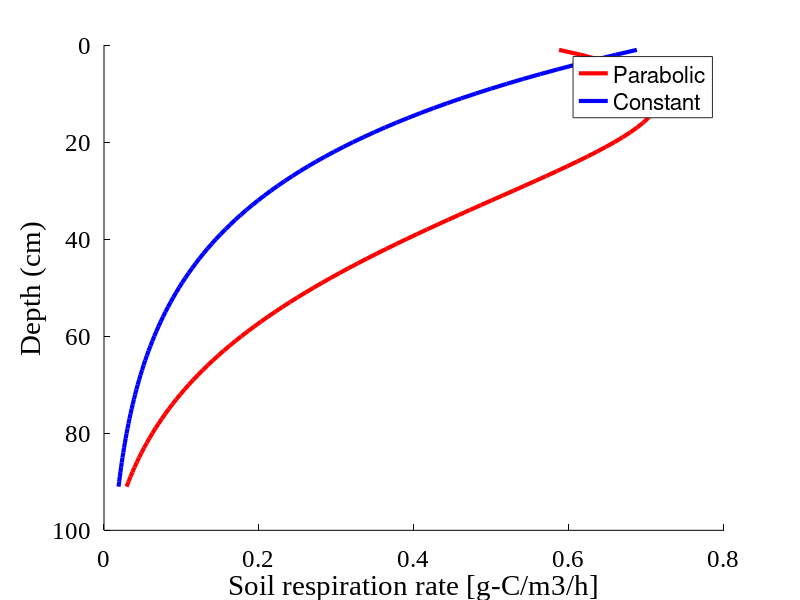

Here is the MATLAB script that generated this plot:
%% Plotting exponential decrease vs parabolic
clear;

%% Set up the parabolic
moisture = 0.1:0.01:1;
peakValue = 2;
peakPosition = 0.6;
intercept = 0;
coeff_a = -(peakValue-intercept)/peakPosition^2; % the coefficient in polynomial a*Se^2 + b*Se + c= respiration rate
coeff_b = -2*peakPosition*coeff_a; % the coefficient in polynomial a*Se^2 + b*Se + c= respiration rate
R_para = zeros(1,length(moisture));
R_total_para = zeros(1,length(moisture));
R_total_exp = zeros(1,length(moisture));
for i=1:length(moisture)
    R_para(i) = (coeff_a*moisture(i)^2 + coeff_b*moisture(i) + intercept);
    R_total_para(i) = R_para(i)*exp(-i/25);
end
for i=1:length(moisture)
    R_total_exp(i) = max(R_total_para)*exp(-i/25);
end

%% Plotting
plot(R_total_para,1:length(moisture),'r','LineWidth',3); hold on;
plot(R_total_exp,1:length(moisture),'b','LineWidth',3);
set(gca,'ydir','reverse');
set(gca,'fontsize',18);
set(gca, 'FontName', 'Times New Roman');
xlabel('Soil respiration rate [g-C/m3/h]','FontSize',21);
ylabel('Depth (cm)','FontSize',21);
set(gca,'XColor','k');
set(gca,'YColor','k');
set(gca,'box','off');
legend('Parabolic','Constant');
